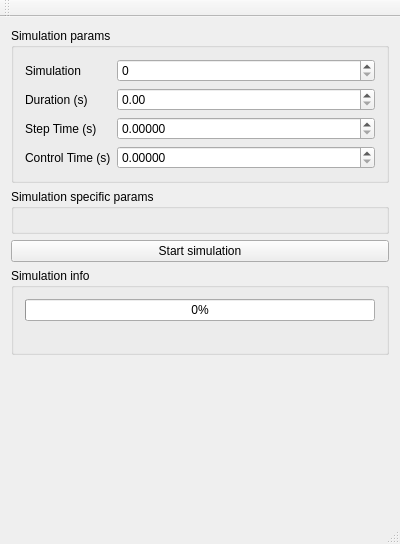
<?xml version="1.0" encoding="UTF-8"?>
<ui version="4.0">
 <class>gSim</class>
 <widget class="QMainWindow" name="gSim">
  <property name="geometry">
   <rect>
    <x>0</x>
    <y>0</y>
    <width>400</width>
    <height>544</height>
   </rect>
  </property>
  <property name="windowTitle">
   <string>gSim</string>
  </property>
  <widget class="QWidget" name="centralWidget">
   <layout class="QVBoxLayout" name="verticalLayout">
    <item>
     <widget class="QGroupBox" name="SimParams">
      <property name="title">
       <string>Simulation params</string>
      </property>
      <layout class="QVBoxLayout" name="verticalLayout_2">
       <item>
        <layout class="QFormLayout" name="formLayout">
         <item row="1" column="0">
          <widget class="QLabel" name="label">
           <property name="text">
            <string>Duration (s)</string>
           </property>
          </widget>
         </item>
         <item row="2" column="0">
          <widget class="QLabel" name="label_2">
           <property name="text">
            <string>Step Time (s)</string>
           </property>
          </widget>
         </item>
         <item row="1" column="1">
          <widget class="QDoubleSpinBox" name="duration"/>
         </item>
         <item row="2" column="1">
          <widget class="QDoubleSpinBox" name="stepTime">
           <property name="decimals">
            <number>5</number>
           </property>
          </widget>
         </item>
         <item row="3" column="0">
          <widget class="QLabel" name="label_3">
           <property name="text">
            <string>Control Time (s)</string>
           </property>
          </widget>
         </item>
         <item row="3" column="1">
          <widget class="QDoubleSpinBox" name="controlTime">
           <property name="decimals">
            <number>5</number>
           </property>
          </widget>
         </item>
         <item row="0" column="0">
          <widget class="QLabel" name="label_10">
           <property name="text">
            <string>Simulation</string>
           </property>
          </widget>
         </item>
         <item row="0" column="1">
          <widget class="QSpinBox" name="simulation"/>
         </item>
        </layout>
       </item>
      </layout>
     </widget>
    </item>
    <item>
     <widget class="QGroupBox" name="PIParams">
      <property name="title">
       <string>Simulation specific params</string>
      </property>
      <layout class="QVBoxLayout" name="verticalLayout_3">
       <item>
        <layout class="QFormLayout" name="dynamicLayout">
         <item row="0" column="0">
          <widget class="QWidget" name="specificForm" native="true"/>
         </item>
        </layout>
       </item>
      </layout>
     </widget>
    </item>
    <item>
     <widget class="QPushButton" name="startSimulation">
      <property name="text">
       <string>Start simulation</string>
      </property>
     </widget>
    </item>
    <item>
     <widget class="QGroupBox" name="groupBox">
      <property name="title">
       <string>Simulation info</string>
      </property>
      <layout class="QVBoxLayout" name="verticalLayout_6">
       <item>
        <layout class="QVBoxLayout" name="verticalLayout_5">
         <item>
          <widget class="QProgressBar" name="progressBar">
           <property name="value">
            <number>0</number>
           </property>
          </widget>
         </item>
         <item>
          <widget class="QLabel" name="simInfo">
           <property name="text">
            <string/>
           </property>
          </widget>
         </item>
        </layout>
       </item>
      </layout>
     </widget>
    </item>
    <item>
     <spacer name="verticalSpacer">
      <property name="orientation">
       <enum>Qt::Vertical</enum>
      </property>
      <property name="sizeHint" stdset="0">
       <size>
        <width>20</width>
        <height>40</height>
       </size>
      </property>
     </spacer>
    </item>
   </layout>
  </widget>
  <widget class="QMenuBar" name="menuBar">
   <property name="geometry">
    <rect>
     <x>0</x>
     <y>0</y>
     <width>400</width>
     <height>21</height>
    </rect>
   </property>
  </widget>
  <widget class="QToolBar" name="mainToolBar">
   <attribute name="toolBarArea">
    <enum>TopToolBarArea</enum>
   </attribute>
   <attribute name="toolBarBreak">
    <bool>false</bool>
   </attribute>
  </widget>
  <widget class="QStatusBar" name="statusBar"/>
 </widget>
 <layoutdefault spacing="6" margin="11"/>
 <resources/>
 <connections/>
</ui>
